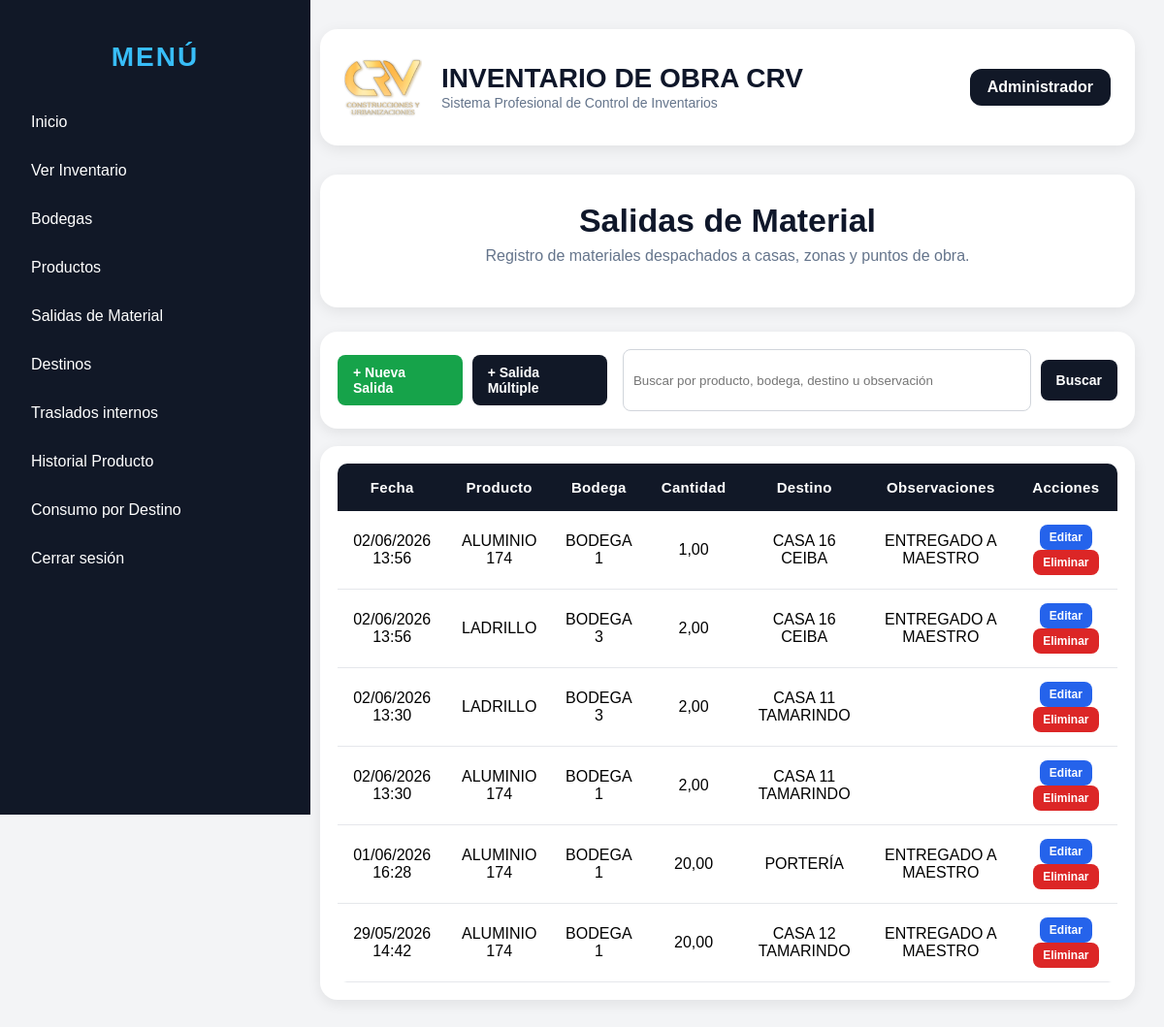
Before: /movimientos (signed in) with the older database file.
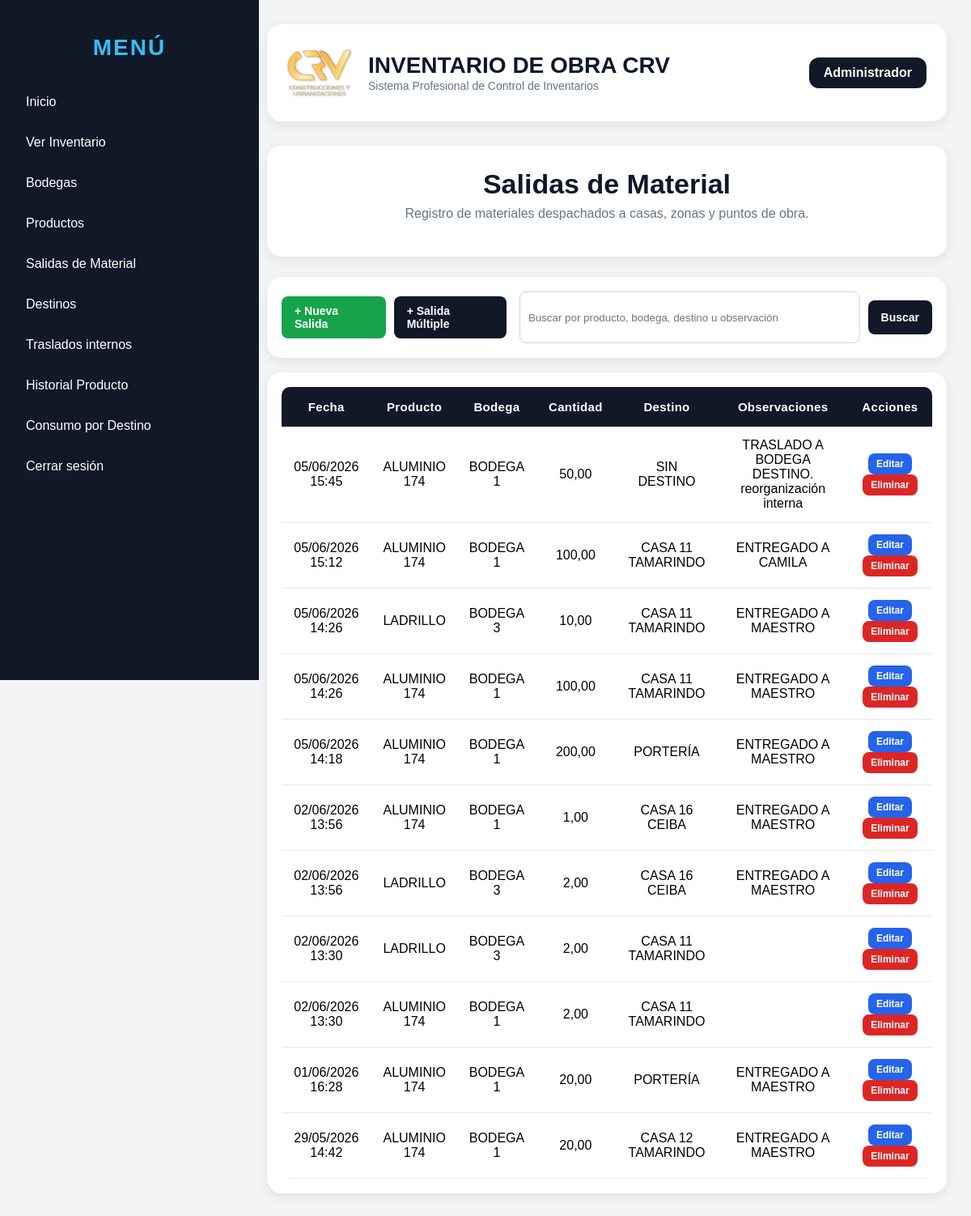
After: the same page with the newer database file.
### models/usuario.py (models this page shows, shortened)
class Usuario(db.Model, UserMixin):
    __tablename__ = "usuarios"
    id = db.Column(db.Integer, primary_key=True)
    nombre = db.Column(db.String(100), nullable=False)
    usuario = db.Column(db.String(50), unique=True, nullable=False)
    password_hash = db.Column(db.String(200), nullable=False)
    rol = db.Column(db.String(50), default="ADMIN")

### models/movimiento.py (models this page shows)
class Movimiento(db.Model):
    __tablename__ = "movimientos"
    id = db.Column(db.Integer, primary_key=True)
    producto_id = db.Column(db.Integer, db.ForeignKey('productos.id'), nullable=False)
    obra_id = db.Column(db.Integer, db.ForeignKey('obras.id'), nullable=False)
    tipo = db.Column(db.String(20), nullable=False)
    cantidad = db.Column(db.Float, nullable=False)
    destino_id = db.Column(db.Integer, db.ForeignKey("destinos.id"))
    observaciones = db.Column(db.String(255))
    fecha = db.Column(db.DateTime, default=datetime.utcnow)
    producto = db.relationship("Producto")
    obra = db.relationship("Obra")
    destino = db.relationship("Destino")

### models/producto.py (models this page shows)
class Producto(db.Model):
    __tablename__ = "productos"
    id = db.Column(db.Integer, primary_key=True)
    codigo = db.Column(db.String(50), unique=True, nullable=False)
    nombre = db.Column(db.String(150), nullable=False)
    categoria = db.Column(db.String(100))
    unidad = db.Column(db.String(50))
    stock = db.Column(db.Float, default=0)
    stock_minimo = db.Column(db.Float, default=0)
    precio = db.Column(db.Float, default=0)
    activo = db.Column(db.Boolean, default=True)

### models/obra.py (models this page shows)
class Obra(db.Model):
    __tablename__ = "obras"
    id = db.Column(db.Integer, primary_key=True)
    nombre = db.Column(db.String(150), nullable=False)
    ubicacion = db.Column(db.String(150))
    responsable = db.Column(db.String(100))
    estado = db.Column(db.String(30), default="ACTIVA")

### models/destino.py (models this page shows)
class Destino(db.Model):
    __tablename__ = "destinos"
    id = db.Column(db.Integer, primary_key=True)
    nombre = db.Column(db.String(150), nullable=False, unique=True)
    sector = db.Column(db.String(100))
    estado = db.Column(db.String(20), default="ACTIVO")
    activo = db.Column(db.Boolean, default=True)

### routes/movimientos.py (the view, shortened to what this page needs)
@movimientos_bp.route("/movimientos")
@login_required
def listar_movimientos():
    buscar = request.args.get("buscar", "").strip()
    query = Movimiento.query.filter_by(tipo="SALIDA")
    movimientos = query.order_by(Movimiento.fecha.desc()).all()
    return render_template(
        "movimientos/lista.html",
        movimientos=movimientos
    )

### templates/movimientos/lista.html (shortened to what this page needs)
{% extends "base.html" %}
{% block content %}
<div class="page-header-card">
    <h1>Salidas de Material</h1>
    <p>Registro de materiales despachados a casas, zonas y puntos de obra.</p>
</div>
<div class="movimientos-toolbar no-print">
    <div style="display:flex; gap:10px;">
        <a class="btn btn-success" href="/movimientos/nuevo">
            + Nueva Salida
        </a>
        <a class="btn btn-dark" href="/movimientos/nuevo-multiple">
            + Salida Múltiple
        </a>
    </div>
    <form method="GET" class="movimientos-search">
        <input
            type="text"
            name="buscar"
            placeholder="Buscar por producto, bodega, destino u observación"
            value="{{ request.args.get('buscar', '') }}"
        >
        <button type="submit" class="btn btn-dark">
            Buscar
        </button>
    </form>
</div>
<div class="movimientos-table-card">
    <table class="movimientos-table">
        <tr>
            <th>Fecha</th>
            <th>Producto</th>
            <th>Bodega</th>
            <th>Cantidad</th>
            <th>Destino</th>
            <th>Observaciones</th>
            <th>Acciones</th>
        </tr>
        {% for m in movimientos %}
        <tr>
            <td>
                {{ m.fecha.strftime('%d/%m/%Y %H:%M') }}
            </td>
            <td>{{ m.producto.nombre if m.producto else "SIN PRODUCTO" }}</td>
            <td>{{ m.obra.nombre if m.obra else "SIN BODEGA" }}</td>
            <td>
                {{ "{:,.2f}".format(m.cantidad).replace(",", "X").replace(".", ",").replace("X", ".") }}
            </td>
            <td>
                {% if m.destino %}
                    {{ m.destino.nombre }}
                {% else %}
                    SIN DESTINO
                {% endif %}
            </td>
            <td>{{ m.observaciones }}</td>
            <td>
                {% if current_user.rol == "ADMIN" %}
                <a class="btn btn-small btn-edit" href="/movimientos/editar/{{ m.id }}">
                    Editar
                </a>
                <a href="/movimientos/eliminar/{{ m.id }}"
                class="btn btn-small btn-danger"
                onclick="return confirm('¿Desea eliminar esta salida de material?')">
                    Eliminar
                </a>
                {% endif %}
        </tr>
        {% endfor %}
    </table>
</div>
{% endblock %}

### templates/base.html (shortened to what this page needs)
<!DOCTYPE html>
<html lang="es">
<head>
</head>
<body>
    <div class="sidebar">
        <h2 class="menu-title">MENÚ</h2>
        <a href="/dashboard">Inicio</a>
        <a href="/existencias">Ver Inventario</a>
        <a href="/obras">Bodegas</a>
        <a href="/productos">Productos</a>
        <a href="/movimientos">Salidas de Material</a>
        <a href="/destinos">Destinos</a>
        <a href="/traslados/nuevo">Traslados internos</a>
        <a href="/historial-producto">Historial Producto</a>
        <a href="/consumos/destino">Consumo por Destino</a>
        <a href="/logout">Cerrar sesión</a>
    </div>
    <div class="content">
        <div class="topbar">
            <div class="topbar-left">
                <img src="{{ url_for('static', filename='logo.png') }}">
                <div>
                    <h1>INVENTARIO DE OBRA CRV</h1>
                    <span>Sistema Profesional de Control de Inventarios</span>
                </div>
            </div>
            <div class="topbar-right">
                {{ current_user.nombre }}
            </div>
        </div>
        {% block content %}{% endblock %}
    </div>
</body>
</html>

### templates/base.html (style rules this page uses)
body { margin: 0; font-family: Arial, sans-serif; background: #f3f4f6; }
.sidebar { width: 280px; height: 100vh; background: #111827; color: white; position: fixed; padding: 20px; }
.sidebar h2 { margin-bottom: 30px; color: #38bdf8; }
.menu-title { color:white; text-align:center; font-size:28px; margin-bottom:35px; letter-spacing:2px; font-weight:800; }
.sidebar a { display: block; color: white; text-decoration: none; padding: 12px; border-radius: 8px; margin-bottom: 8px; }
.content { margin-left: 300px; padding: 30px; }
.topbar { background: white; padding: 15px 20px; border-radius: 12px; margin-bottom: 25px; box-shadow: 0 2px 8px rgba(0,0,0,0.08); }
.topbar { background:white; padding:20px 25px; border-radius:18px; margin-bottom:30px; box-shadow:0 4px 15px rgba(0,0,0,0.08); display:flex; justify-content:space-between; align-items:center; }
.topbar-left { display:flex; align-items:center; gap:20px; }
.topbar-left img { width:80px; height:80px; object-fit:contain; }
.topbar-left h1 { margin:0; color:#0f172a; font-size:28px; }
.topbar-left span { color:#64748b; font-size:14px; }
.topbar-right { background:#111827; color:white; padding:10px 18px; border-radius:12px; font-weight:bold; }
table { background: white; border-collapse: collapse; width: 100%; border-radius: 10px; overflow: hidden; }
th { background: #111827; color: white; padding: 16px; text-align: center; font-size: 15px; letter-spacing: 0.3px; }
td { padding: 14px; border-bottom: 1px solid #e5e7eb; vertical-align: middle; text-align: center; }
input, select { width: 100%; padding: 10px; margin-top: 5px; border: 1px solid #d1d5db; border-radius: 8px; }
button, .btn { background: #2563eb; color: white; padding: 10px 16px; border: none; border-radius: 8px; text-decoration: none; cursor: pointer; display: inline-block; font-size: 14px; font-weight: 600; transition: all 0.2s ease; }
.btn-small { padding: 6px 10px; font-size: 12px; }
.btn-edit { background: #2563eb; }
.btn-delete, .btn-danger { background: #dc2626; }
.btn-success { background: #16a34a; }
.btn-dark { background: #111827; }
.page-header-card { background: white; border-radius: 18px; padding: 28px 30px; margin-bottom: 25px; text-align: center; box-shadow: 0 4px 15px rgba(0,0,0,0.08); }
.page-header-card h1 { margin: 0; font-size: 34px; color: #0f172a; }
.page-header-card p { margin-top: 8px; color: #64748b; font-size: 16px; }

### templates/movimientos/lista.html (style rules this page uses)
.movimientos-toolbar { background:white; border-radius:18px; padding:18px; margin-bottom:18px; display:flex; justify-content:space-between; align-items:center; gap:16px; box-shadow:0 4px 14px rgba(0,0,0,0.08); }
.movimientos-search { display:flex; gap:10px; align-items:center; width:520px; }
.movimientos-search input { flex:1; height:42px; margin:0; }
.movimientos-search button { height:42px; }
.movimientos-table-card { background:white; border-radius:18px; padding:18px; box-shadow:0 4px 14px rgba(0,0,0,0.08); }
.movimientos-table td, .movimientos-table th { text-align:center; vertical-align:middle; }

Changed rows visible on the page:
added Movimiento: fecha "05/06/2026 15:45", producto "ALUMINIO 174", obra "BODEGA 1", cantidad "50,00", shows "SIN DESTINO", observaciones "TRASLADO A BODEGA DESTINO. reorganización interna"
added Movimiento: fecha "05/06/2026 15:12", producto "ALUMINIO 174", obra "BODEGA 1", cantidad "100,00", destino.nombre "CASA 11 TAMARINDO", observaciones "ENTREGADO A CAMILA"
added Movimiento: fecha "05/06/2026 14:26", producto "LADRILLO", obra "BODEGA 3", cantidad "10,00", destino.nombre "CASA 11 TAMARINDO", observaciones "ENTREGADO A MAESTRO"
added Movimiento: fecha "05/06/2026 14:26", producto "ALUMINIO 174", obra "BODEGA 1", cantidad "100,00", destino.nombre "CASA 11 TAMARINDO", observaciones "ENTREGADO A MAESTRO"
added Movimiento: fecha "05/06/2026 14:18", producto "ALUMINIO 174", obra "BODEGA 1", cantidad "200,00", destino.nombre "PORTERÍA", observaciones "ENTREGADO A MAESTRO"
